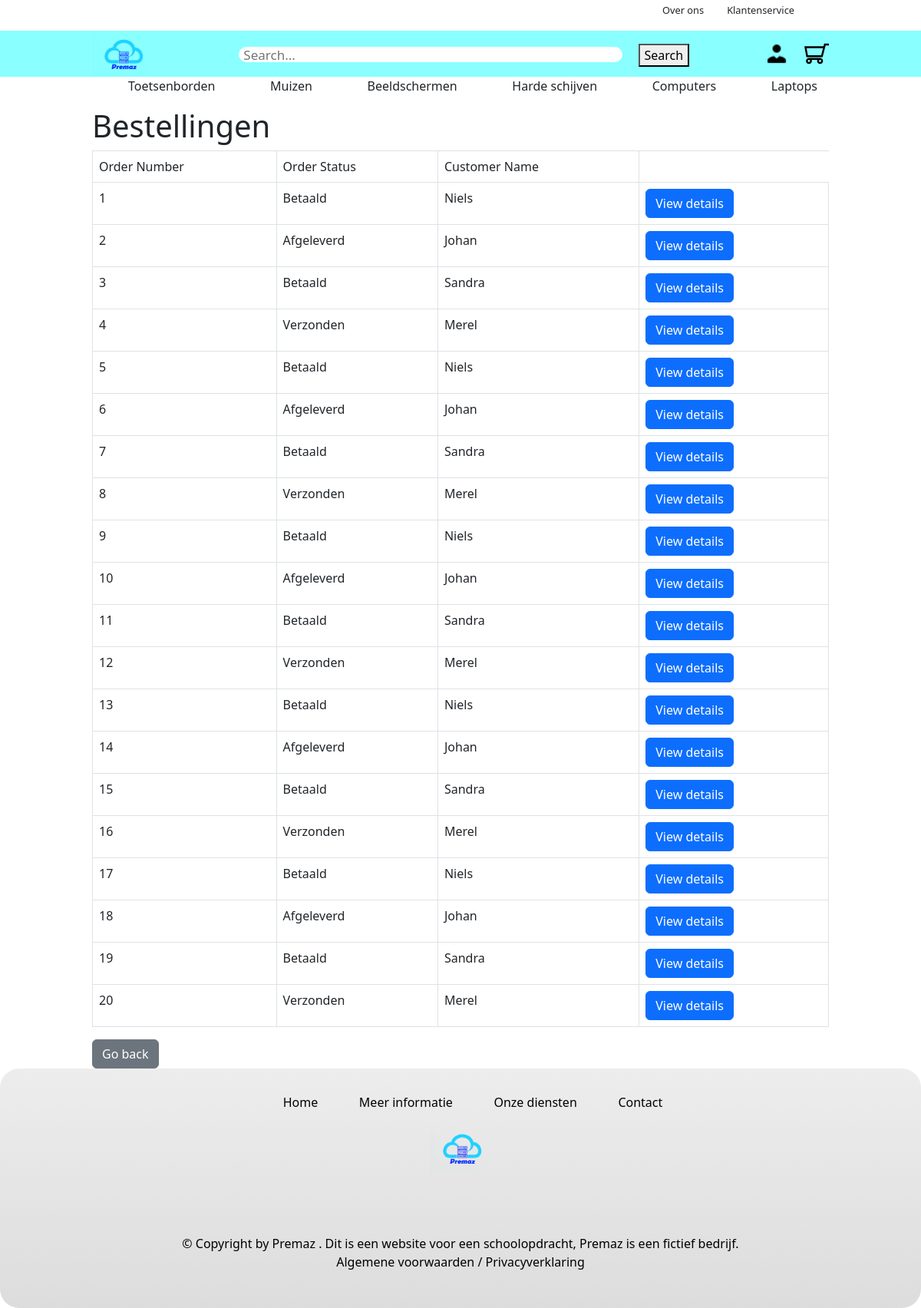
The app's page /webshop/view/adminOrder.php (signed in) with its own data.
### tables this page shows
CREATE TABLE `Orders` (
    `OrderNumber` INT NOT NULL AUTO_INCREMENT,
    `SA_ShippingAddressID` INT NOT NULL,
    `CM_CustomerNumber` VARCHAR(8) NOT NULL,
    `SC_ShoppingCartID` INT NOT NULL,
    `OrderStatus` VARCHAR(20) NOT NULL,
    `OrderDate` DATE NOT NULL,
    `TotalPrice` FLOAT NOT NULL,
    CONSTRAINT `OrdersPK`
        PRIMARY KEY (`OrderNumber`)
);

CREATE TABLE `Customers` (
	`CustomerNumber` VARCHAR(8) NOT NULL,
    `AC_Email` VARCHAR(50) NOT NULL,
    `FirstName` VARCHAR(50) NOT NULL,
    `LastName` VARCHAR(50) NOT NULL,
    `PhoneNumber` INT NOT NULL,
    CONSTRAINT `CustomersPK`
    	PRIMARY KEY (`CustomerNumber`)
);

### webshop/controller/orderController.php (called while the page is built, shortened)
<?php
require_once dirname(__FILE__) . "/../data/orderData.php";
class orderController implements ICrudController
{
    private $data;
    public function __construct()
    {
        $this->data = new orderData();
    }
    public function readAll()
    {
        return $this->data->getAll();
    }
}

### webshop/data/database.php (called while the page is built, shortened)
<?php
class database
{
    public function connect()
    {
        $this->servername = $_ENV["servername"];
        $this->username = $_ENV["username"];
        $this->password = $_ENV["password"];
        $this->dbname = $_ENV["dbname"];
        try {
            $conn = new PDO("mysql:host=$this->servername;dbname=$this->dbname", $this->username, $this->password);
            $conn->setAttribute(PDO::ATTR_ERRMODE, PDO::ERRMODE_EXCEPTION);
        } catch (PDOException $e) {
            echo "Connection failed: " . $e->getMessage();
        }
        return $conn;
    }
}

### webshop/data/orderData.php (called while the page is built, shortened)
<?php
require_once "database.php";
require_once dirname(__FILE__) . "/../model/orderOverviewModel.php";
require_once "customerData.php";
class orderData implements ICrudData
{
    private $db;
    private $customer;
    public function __construct()
    {
        $this->db = new database();
        $this->customer = new customerData();
    }
    public function getAll()
    {
        $sql = "SELECT * FROM Orders;";
        $stmt = $this->db->connect()->prepare($sql);
        $stmt->execute();
        $orderArray = $stmt->fetchAll(PDO::FETCH_ASSOC);
        return $this->arrayToModelArrayOverview($orderArray);
    }
    public function arrayToModelArrayOverview($object)
    {
        $orderArray = [];
        foreach ($object as $order) {
            $orderArray[] = new orderOverviewModel(
                $order['OrderNumber'],
                $this->customer->getById($order['CM_CustomerNumber'])[0],
                $order['OrderStatus'],
                $order['OrderDate'],
            );
        }
        return $orderArray;
    }
}

### webshop/data/customerData.php (called while the page is built, shortened)
<?php
require_once 'database.php';
require_once dirname(__FILE__) . '/../model/customerModel.php';
require_once 'accountData.php';
class customerData implements ICrudData
{
    private $db;
    private $accountData;
    public function __construct()
    {
        $this->db = new database();
        $this->accountData = new accountData();
    }
    public function getById($id)
    {
        $sql = "SELECT * FROM Customers WHERE CustomerNumber = :CustomerNumber;";
        $stmt = $this->db->connect()->prepare($sql);
        $stmt->execute(['CustomerNumber' => $id]);
        $customerArray = $stmt->fetchAll(PDO::FETCH_ASSOC);
        return $this->arrayToModelArray($customerArray);
    }
    public function arrayToModelArray($object)
    {
        $customerArray = [];
        foreach ($object as $customer) {
            $customerArray[] = new customerModel(
                $customer['CustomerNumber'],
                $this->accountData->getById($customer['AC_Email'])[0],
                $customer['FirstName'],
                $customer['LastName'],
                $customer['PhoneNumber']
            );
        }
        return $customerArray;
    }
}

### webshop/data/accountData.php (called while the page is built, shortened)
<?php
require_once 'database.php';
class accountData implements ICrudData
{
    private $db;
    public function __construct()
    {
        $this->db = new database();
    }
    public function getById($id)
    {
        $sql = "SELECT * FROM Accounts WHERE Email = :Email";
        $stmt = $this->db->connect()->prepare($sql);
        $stmt->execute(['Email' => $id]);
        $account = $stmt->fetchAll(PDO::FETCH_ASSOC);
        return $this->arrayToModelArray($account);
    }
    public function arrayToModelArray($object)
    {
        $accountArray = [];
        foreach ($object as $account) {
            $accountArray[] = new accountModel($account['Email'], $account['Password'], $account['Role']);
        }
        return $accountArray;
    }
}

### webshop/model/orderOverviewModel.php (called while the page is built, shortened)
<?php
require_once  "customerModel.php";
class orderOverviewModel
{
    private $orderNumber;
    private customerModel $customer;
    private $orderStatus;
    public function __construct($orderNumber, customerModel $customer, $orderStatus, $orderDate)
    {
        $this->orderNumber = $orderNumber;
        $this->customer = $customer;
        $this->orderStatus = $orderStatus;
    }
    public function getOrderStatus()
    {
        return $this->orderStatus;
    }
    public function getOrderNumber()
    {
        return $this->orderNumber;
    }
    public function getCustomer(): customerModel
    {
        return $this->customer;
    }
}

### webshop/model/customerModel.php (called while the page is built, shortened)
<?php
class customerModel
{
    private $firstName;
    public function __construct($customerNumber, accountModel $account, $firstName, $lastName, $phoneNumber)
    {
        $this->firstName = $firstName;
    }
    public function getFirstName()
    {
        return $this->firstName;
    }
}

### webshop/view/adminOrder.php (the view, shortened to what this page needs)
<?php
require_once "../controller/orderController.php";
$controller = new orderController();
$orders = $controller->readAll();
?>
<!DOCTYPE html>
<html lang="en">
<head>
    <link rel="stylesheet" href="css/bootstrap.css">
    <link rel="stylesheet" href="css/footer.css" />
    <link rel="stylesheet" href="css/webshop-2.css" />
</head>
<body>
    <?php
    include_once "header.php";
    ?>
    <div class="margin-left margin-right">
    <h1>Bestellingen</h1>
    <table class="table table-hover table-bordered">
        <thead>
            <tr>
                <td>Order Number</td>
                <td>Order Status</td>
                <td>Customer Name</td>
            </tr>
        </thead>
        <tbody>
            <?php
            foreach ($orders as $order) {
                $customerName = $order->getCustomer()->getFirstName();
                $orderNumber = $order->getOrderNumber();
                $orderStatus = $order->getOrderStatus();
                echo "<tr>";
                echo "<td>$orderNumber</td>";
                echo "<td>$orderStatus</td>";
                echo "<td>$customerName</td>";
                echo "<td><a href='orderdetails.php?ordernumber={$orderNumber}' class='btn btn-primary'>View details</a></td>";
                echo "</tr>";
            }
            ?>
        </tbody>
    </table>
    <a href="adminpanel.php" class="btn btn-secondary">Go back</a>
    </div>
    <?php
    include_once "footer.php";
    ?>
</body>
</html>

### webshop/view/css/webshop-2.css (style rules this page uses)
:root { background-image: linear-gradient(#96a3a542, #76b5c442); font-family: "Poppins", sans-serif; --margin-left: 10%; --margin-right: 10%; }
.margin-left { margin-left: var(--margin-left); }
.margin-right { margin-right: var(--margin-right); }

### records on screen
orders: OrderNumber "1", OrderStatus "Betaald", CM_CustomerNumber.FirstName "Niels"
orders: OrderNumber "2", OrderStatus "Afgeleverd", CM_CustomerNumber.FirstName "Johan"
orders: OrderNumber "3", OrderStatus "Betaald", CM_CustomerNumber.FirstName "Sandra"
orders: OrderNumber "4", OrderStatus "Verzonden", CM_CustomerNumber.FirstName "Merel"
orders: OrderNumber "5", OrderStatus "Betaald", CM_CustomerNumber.FirstName "Niels"
orders: OrderNumber "6", OrderStatus "Afgeleverd", CM_CustomerNumber.FirstName "Johan"
orders: OrderNumber "7", OrderStatus "Betaald", CM_CustomerNumber.FirstName "Sandra"
orders: OrderNumber "8", OrderStatus "Verzonden", CM_CustomerNumber.FirstName "Merel"
orders: OrderNumber "9", OrderStatus "Betaald", CM_CustomerNumber.FirstName "Niels"
orders: OrderNumber "10", OrderStatus "Afgeleverd", CM_CustomerNumber.FirstName "Johan"
orders: OrderNumber "11", OrderStatus "Betaald", CM_CustomerNumber.FirstName "Sandra"
orders: OrderNumber "12", OrderStatus "Verzonden", CM_CustomerNumber.FirstName "Merel"
orders: OrderNumber "13", OrderStatus "Betaald", CM_CustomerNumber.FirstName "Niels"
orders: OrderNumber "14", OrderStatus "Afgeleverd", CM_CustomerNumber.FirstName "Johan"
orders: OrderNumber "15", OrderStatus "Betaald", CM_CustomerNumber.FirstName "Sandra"
orders: OrderNumber "16", OrderStatus "Verzonden", CM_CustomerNumber.FirstName "Merel"
orders: OrderNumber "17", OrderStatus "Betaald", CM_CustomerNumber.FirstName "Niels"
orders: OrderNumber "18", OrderStatus "Afgeleverd", CM_CustomerNumber.FirstName "Johan"
orders: OrderNumber "19", OrderStatus "Betaald", CM_CustomerNumber.FirstName "Sandra"
orders: OrderNumber "20", OrderStatus "Verzonden", CM_CustomerNumber.FirstName "Merel"
